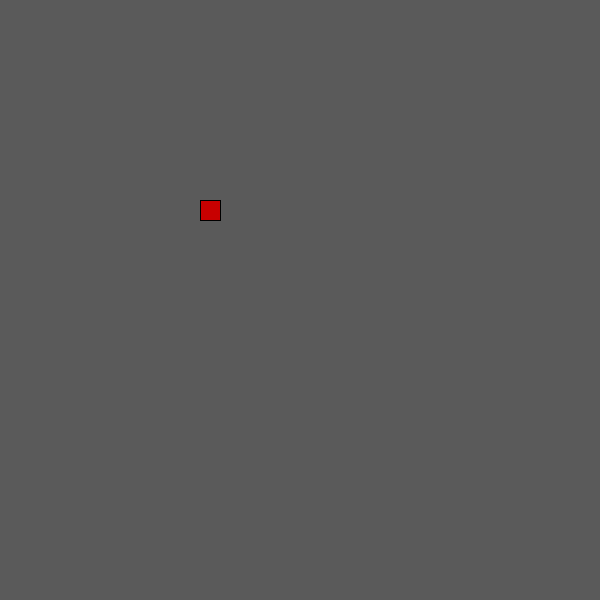
Frame 1 (no input)
Frame 60 (the mouse pressed at the canvas centre just before this capture): identical to frame 1, image omitted
Frame 120 (the mouse held since frame 60 and released just before this capture): identical to frame 1, image omitted

The Processing sketch that drew this single still picture (run headless with seeded random() and noise(); from frame 60 on, the mouse is pressed at the canvas centre):

// Processing sketch: Lesson_4
// ── Lesson_4.pde
Bullet bullet;

int x = 200;
int y = 200;
void setup()
{
  size(600, 600);
  bullet = new Bullet(x, y);
}

void draw()
{
  background(90);
  
  fill(200, 0, 0);
  rect(x, y, 20, 20);
  
  if (bullet.finished == false)
  {
    bullet.bulletDraw();
  }
  
}

void keyPressed()
{
  if (key == ' ')
  {
    bullet = new Bullet((x + 5), (y + 5));
    bullet.finished = false;
  }
  
  else if (key == 'a')
  {
    x = x - 5;
  }
  
  
  else if (key == 'd')
  {
    x = x + 5;
  }
  
  else if (key == 'w')
  {
    y = y - 5;
  }
  
  else if (key == 's')
  {
    y = y + 5;
  }
}
// ── Bullet.pde
class Bullet
{
   int x;
   int y;
   boolean finished;
 
   Bullet(int x, int y)
   {
     this.x = x;
     this.y = y;
   
     finished = true;
   }
 
   void bulletDraw()
   {
     fill(0, 200, 0);
     rect(x, y, 5, 5);
     x = x + 1 ;
     
     if (x > 800)
     {
       finished = true;
     }
   }
  
   
}
